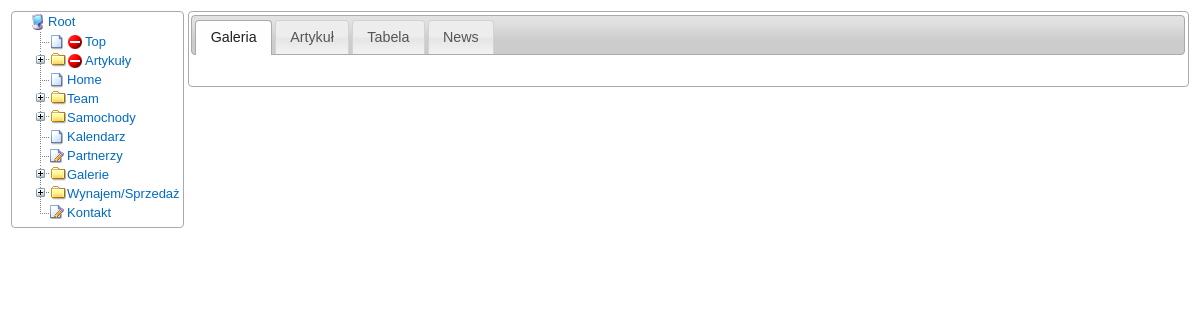
The app's page /admin/index.php with its own data.
### tables this page shows
CREATE TABLE IF NOT EXISTS `tree_menu` (
  `Id` int(10) unsigned NOT NULL auto_increment,
  `position` int(10) unsigned NOT NULL default '1000',
  `name` varchar(128) NOT NULL,
  `action` varchar(128) NOT NULL,
  `action_id` int(10) unsigned default '0',
  `slave` tinyint(1) unsigned NOT NULL default '0',
  `ownerEl` int(10) unsigned NOT NULL default '0',
  `isVisible` binary(1) NOT NULL default '1',
  `class` varchar(16) default NULL,
  PRIMARY KEY  (`Id`),
  KEY `isVisible` (`isVisible`),
  KEY `name` (`name`),
  KEY `parentId` (`ownerEl`),
  KEY `hasChildren` (`slave`),
  KEY `action_id` (`action_id`)
);

### admin/includes/classes/Mysql.php (called while the page is built, shortened)
<?php
class MySQL
{
	private $dbLink;
	private $dbHost;
	private $dbUsername;
    private $dbPassword;
	private $dbName;
	function MySQL($dbHost,$dbUsername,$dbPassword,$dbName)
	{
		$this->dbHost = $dbHost;
		$this->dbUsername = $dbUsername;
		$this->dbPassword = $dbPassword;
		$this->dbName = $dbName;
	}
	private function connect() {
		$this->dbLink = mysql_connect($this->dbHost, $this->dbUsername, $this->dbPassword);
		if (!$this->dbLink)	{
			$this->ShowError();
			return false;
		}
		else if (!mysql_select_db($this->dbName,$this->dbLink))	{
			$this->ShowError();
			return false;
		}
		else {
			return true;
		}
	}
	function  query($sql)
	{
		if (! $result = mysql_query($sql,$this->dbLink)) {
			$this->ShowError();
			return false;
		}
		return $result;
	}
	function fetchObject($result)
	{
		if (!$Object=mysql_fetch_object($result))
		{
			return false;
		}
		else
		{
			return $Object;
		}
	}
}

### admin/includes/config.php (called while the page is built, shortened)
<?php
if (TARGET_PLATFORM == FILE_SYSTEM_PLATFORM)
{
	define("FILE_ROOT", $_SERVER['DOCUMENT_ROOT'].'/4x4cp');
}
else if (TARGET_PLATFORM == DATABASE_PLATFORM)
{
	$dbHost = "localhost";
	$dbUsername = "noraid_noraid";
	$dbPassword = "lOA0hjMU";
	$dbName = "noraid_4x4";
}
else {
	die("No known target platform specified, in includes/config.php");
}
?>

### admin/common.php (called while the page is built, shortened)
<?php
require_once('includes/config.php');
require_once('includes/functions.php');
if (defined("DEMO_MODE") === true && DEMO_MODE === true)
{
	require_once('includes/classes/DemoTreeManager.php');
	$treeManager = new DemoTreeManager(null);
}
else if (TARGET_PLATFORM == DATABASE_PLATFORM )
{
	require_once('includes/classes/Mysql.php');
	require_once('includes/classes/DBTreeManager.php');
	$db = new MySQL($dbHost, $dbUsername, $dbPassword, $dbName);
	$treeManager = new DBTreeManager($db);
}
?>

### admin/includes/classes/DBTreeManager.php (the view, shortened to what this page needs)
<?php
 class DBTreeManager implements ITreeManager
 {
 	private $db;
    public function __construct($dbc){
    	$this->db = $dbc;
    }
 	public function getElementList($ownerEl, $pageName)
	{
		if ($ownerEl == null) {
			$ownerEl = 0;
		}
		else {
			$ownerEl = (int) $ownerEl;
		}
		$sql = sprintf("SELECT
        					Id, name, slave, action, isVisible
        				FROM "
        					. TREE_TABLE_PREFIX . "_menu
		      			WHERE
		      				ownerEl = %d
		      			ORDER BY
		      				position ",
        				$ownerEl);
		$str = FAILED;
        $result = $this->db->query($sql);
        if ($result !== false)
        {
        	$str = NULL;
            while ($row = $this->db->fetchObject($result))
            {
                $supp = NULL;
                if ($row->slave == 0)
                {
                    $supp = "<ul class='ajax'>"
                    ."<li id='".$row->Id."'>{url:".$pageName."?action=getElementList&ownerEl=".$row->Id."}</li>"
                    ."</ul>";
                }
                $rel = ($row->isVisible == 1)? " rel='visible'" : " rel='hidden'";
                $str .= "<li rel='".$row->action."' class='text' id='".$row->Id."'>"
                ."<span".$rel.">".$row->name."</span>"
                .$supp
                ."</li>";
            }
        }
        return $str;
 	}
	public function getRootId(){
		return 0;
	}
}
?>

### admin/index.php (shortened to what this page needs)
<?php
require_once("common.php");
$rootName = "Root";
$treeElements = $treeManager->getElementList(null, "manageStructure.php");
?>
<!DOCTYPE html>
<html>
<head>
<link rel="stylesheet" type="text/css" href="js/jquery/plugins/simpleTree/style.css" />
<link rel="stylesheet" type="text/css" href="style.css" />
<link rel="stylesheet" href="themes/base/jquery.ui.all.css"  type="text/css" media="screen" />
<link rel="stylesheet" type="text/css" href="css/jrac.css" />
<link rel="stylesheet" href="css/picbox.css" type="text/css" media="screen" />
</head>
<body>
<table width="100%" border="0">
	<tr>
		<td style="vertical-align:top; width:10%">
			<div id="wrap" class="ui-widget-content ui-corner-all">
				<div id="annualWizard"  style="float:left;">
						<ul class="simpleTree" id='pdfTree'>
								<li class="root" id='<?php echo $treeManager->getRootId();  ?>'><span><?php echo $rootName; ?></span>
									<ul><?php echo $treeElements; ?></ul>
								</li>
						</ul>
				</div>
			</div>
		</td>
		<td style="vertical-align:top; width: 90%">
			<div id="info" style="float:right; width:100%">
				<div id="tabs">
					<ul>
						<li><a href="#tabs-1" rel="galleries">Galeria</a></li>
						<li><a href="#tabs-2" rel="articles">Artykuł</a></li>
                        <li><a href="#tabs-3" rel="tables">Tabela</a></li>
                        <li><a href="#tabs-4" rel="news">News</a></li>
					</ul>
					<div id="tabs-1" style="overflow: hidden;">
					</div>
					</div>
					</div>
 		</td>
 	</tr>
</table>
</body>
</html>

### admin/style.css (style rules this page uses)
body { font: normal 13px arial, tahoma, helvetica, sans-serif; }
#pdfTree, #helpSubjects { float:left; clear:both; overflow:visible; }
#wrap { clear:both; float: left; width:auto; }
#annualWizard { width: auto; float: left; }
.root { color:#036AC2; font-size:13px; }
.ui-corner-all { -moz-border-radius-bottomleft:4px; -moz-border-radius-bottomright:4px; -moz-border-radius-topleft:4px; -moz-border-radius-topright:4px; }
.ui-widget-content { -moz-background-clip:border; -moz-background-inline-policy:continuous; -moz-background-origin:padding; background:#FFFFFF url(images/ui-bg_flat_75_ffffff_40x100.png) repeat-x scroll 50% 50%; border:1px solid #AAAAAA; color:#222222; }

### records on screen
tree_menu: name "Top"
tree_menu: name "Artykuły"
tree_menu: name "Home"
tree_menu: name "Team"
tree_menu: name "Samochody"
tree_menu: name "Kalendarz"
tree_menu: shows a picture, name "Partnerzy"
tree_menu: name "Galerie"
tree_menu: name "Wynajem/Sprzedaż"
tree_menu: shows a picture, name "Kontakt"

### other values on screen
$rootName "Root"
